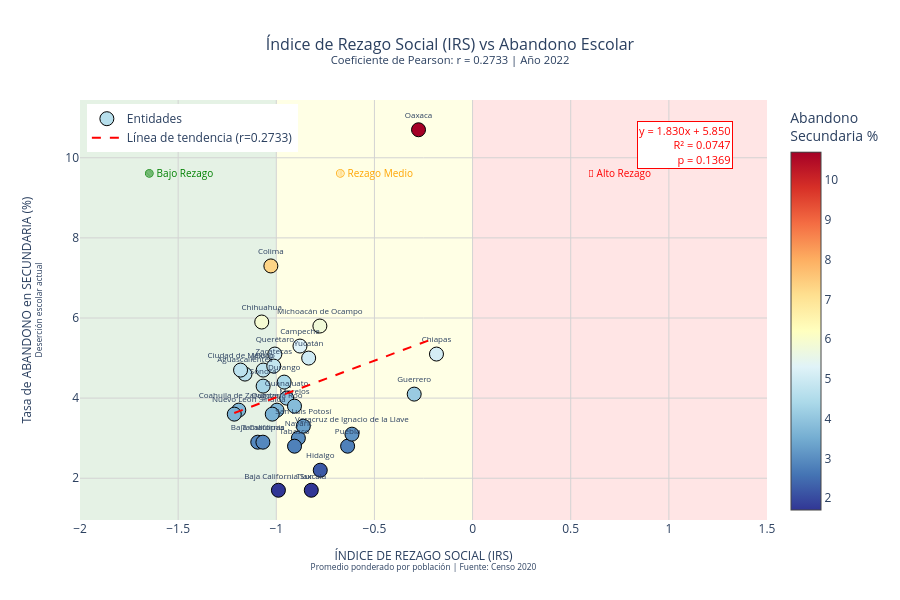

Notebook code for this chart:
### Markdown cell above
## 📊 Visualización Principal: IRS vs Abandono Escolar

### Code cell
# Calcular línea de regresión
slope, intercept, r_value, p_value_reg, std_err = linregress(datos[var_x], datos[var_y])

# Crear valores para la línea de tendencia
x_line = np.linspace(datos[var_x].min(), datos[var_x].max(), 100)
y_line = slope * x_line + intercept

# Crear figura
fig = go.Figure()

# Agregar puntos de dispersión
fig.add_trace(go.Scatter(
    x=datos[var_x],
    y=datos[var_y],
    mode='markers+text',
    text=datos['estado'],
    textposition='top center',
    textfont=dict(size=8),
    marker=dict(
        size=14,
        color=datos[var_y],
        colorscale='RdYlBu_r',
        showscale=True,
        colorbar=dict(title='Abandono<br>Secundaria %'),
        line=dict(width=1, color='black')
    ),
    hovertemplate='<b>%{text}</b><br>' +
                  'IRS: %{x:.4f}<br>' +
                  'Abandono: %{y:.1f}%<extra></extra>',
    name='Entidades'
))

# Agregar línea de tendencia
fig.add_trace(go.Scatter(
    x=x_line,
    y=y_line,
    mode='lines',
    line=dict(color='red', width=2, dash='dash'),
    name=f'Línea de tendencia (r={corr:.4f})'
))

# Configurar layout
fig.update_layout(
    title={
        'text': f'Índice de Rezago Social (IRS) vs Abandono Escolar<br><sup>Coeficiente de Pearson: r = {corr:.4f} | Año {ANIO}</sup>',
        'x': 0.5,
        'xanchor': 'center',
        'font': dict(size=16)
    },
    xaxis=dict(
        title=dict(
            text='ÍNDICE DE REZAGO SOCIAL (IRS)<br><sup>Promedio ponderado por población | Fuente: Censo 2020</sup>',
            font=dict(size=12)
        ),
        gridcolor='lightgray',
        zeroline=False
    ),
    yaxis=dict(
        title=dict(
            text='Tasa de ABANDONO en SECUNDARIA (%)<br><sup>Deserción escolar actual</sup>',
            font=dict(size=12)
        ),
        gridcolor='lightgray',
        zeroline=False
    ),
    template='plotly_white',
    showlegend=True,
    legend=dict(
        yanchor="top",
        y=0.99,
        xanchor="left",
        x=0.01
    ),
    height=600,
    width=900
)

# Agregar anotación con ecuación
fig.add_annotation(
    x=0.95,
    y=0.95,
    xref='paper',
    yref='paper',
    text=f'y = {slope:.3f}x + {intercept:.3f}<br>R² = {r_value**2:.4f}<br>p = {p_value:.4f}',
    showarrow=False,
    font=dict(size=11, color='red'),
    bgcolor='white',
    bordercolor='red',
    borderwidth=1,
    align='right'
)

# Agregar zonas de interpretación del IRS
fig.add_vrect(
    x0=-2, x1=-1,
    fillcolor="green", opacity=0.1,
    layer="below", line_width=0,
)
fig.add_vrect(
    x0=-1, x1=0,
    fillcolor="yellow", opacity=0.1,
    layer="below", line_width=0,
)
fig.add_vrect(
    x0=0, x1=1.5,
    fillcolor="red", opacity=0.1,
    layer="below", line_width=0,
)

# Anotaciones de zonas
fig.add_annotation(x=-1.5, y=datos[var_y].max()*0.9, text="🟢 Bajo Rezago", showarrow=False, font=dict(size=10, color='green'))
fig.add_annotation(x=-0.5, y=datos[var_y].max()*0.9, text="🟡 Rezago Medio", showarrow=False, font=dict(size=10, color='orange'))
fig.add_annotation(x=0.75, y=datos[var_y].max()*0.9, text="🔴 Alto Rezago", showarrow=False, font=dict(size=10, color='red'))

fig.show()

### Figure 1 — Plotly figure (JSON) as saved in the notebook; plotly's stock layout.template omitted (floating-point values rounded to 4 significant figures)
{"data": [{"hovertemplate": "<b>%{text}</b><br>IRS: %{x:.4f}<br>Abandono: %{y:.1f}%<extra></extra>", "marker": {"color": [4.6, 2.9, 1.7, 5.3, 5.1, 5.9, 4.7, 3.7, 7.3, 4.4, 4.0, 4.1, 2.2, 4.7, 5.8, 3.8, 3.0, 3.6, 10.7, 2.8, 5.1, 3.7, 3.3, 3.6, 4.3, 2.8, 2.9, 1.7, 3.1, 5.0, 4.8], "colorbar": {"title": {"text": "Abandono<br>Secundaria %"}}, "colorscale": [[0, "rgb(49,54,149)"], [0.1, "rgb(69,117,180)"], [0.2, "rgb(116,173,209)"], [0.3, "rgb(171,217,233)"], [0.4, "rgb(224,243,248)"], [0.5, "rgb(255,255,191)"], [0.6, "rgb(254,224,144)"], [0.7, "rgb(253,174,97)"], [0.8, "rgb(244,109,67)"], [0.9, "rgb(215,48,39)"], [1, "rgb(165,0,38)"]], "line": {"color": "black", "width": 1}, "showscale": true, "size": 14}, "mode": "markers+text", "name": "Entidades", "text": ["Aguascalientes", "Baja California", "Baja California Sur", "Campeche", "Chiapas", "Chihuahua", "Ciudad de México", "Coahuila de Zaragoza", "Colima", "Durango", "Guanajuato", "Guerrero", "Hidalgo", "Jalisco", "Michoacán de Ocampo", "Morelos", "Nayarit", "Nuevo León", "Oaxaca", "Puebla", "Querétaro", "Quintana Roo", "San Luis Potosí", "Sinaloa", "Sonora", "Tabasco", "Tamaulipas", "Tlaxcala", "Veracruz de Ignacio de la Llave", "Yucatán", "Zacatecas"], "textfont": {"size": 8}, "textposition": "top center", "type": "scatter", "x": [-1.16, -1.094, -0.9891, -0.8794, -0.1839, -1.074, -1.182, -1.191, -1.028, -0.9599, -0.9472, -0.2974, -0.776, -1.067, -0.7779, -0.9074, -0.8875, -1.214, -0.2754, -0.6366, -1.007, -0.9963, -0.8623, -1.021, -1.067, -0.907, -1.068, -0.8216, -0.6146, -0.8351, -1.013], "y": [4.6, 2.9, 1.7, 5.3, 5.1, 5.9, 4.7, 3.7, 7.3, 4.4, 4.0, 4.1, 2.2, 4.7, 5.8, 3.8, 3.0, 3.6, 10.7, 2.8, 5.1, 3.7, 3.3, 3.6, 4.3, 2.8, 2.9, 1.7, 3.1, 5.0, 4.8]}, {"line": {"color": "red", "dash": "dash", "width": 2}, "mode": "lines", "name": "Línea de tendencia (r=0.2733)", "type": "scatter", "x": [-1.214, -1.204, -1.193, -1.183, -1.172, -1.162, -1.152, -1.141, -1.131, -1.12, -1.11, -1.1, -1.089, -1.079, -1.068, -1.058, -1.048, -1.037, -1.027, -1.016, -1.006, -0.9955, -0.9851, -0.9747, -0.9643, -0.9539, -0.9435, -0.9331, -0.9227, -0.9123, -0.9019, -0.8915, -0.881, -0.8706, -0.8602, -0.8498, -0.8394, -0.829, -0.8186, -0.8082, -0.7978, -0.7874, -0.777, -0.7666, -0.7562, -0.7458, -0.7354, -0.725, -0.7146, -0.7042, -0.6938, -0.6834, -0.673, -0.6625, -0.6521, -0.6417, -0.6313, -0.6209, -0.6105, -0.6001, -0.5897, -0.5793, -0.5689, -0.5585, -0.5481, -0.5377, -0.5273, -0.5169, -0.5065, -0.4961, -0.4857, -0.4753, -0.4649, -0.4544, -0.444, -0.4336, -0.4232, -0.4128, -0.4024, -0.392, -0.3816, -0.3712, -0.3608, -0.3504, -0.34, -0.3296, -0.3192, -0.3088, -0.2984, -0.288, -0.2776, -0.2672, -0.2568, -0.2464, -0.2359, -0.2255, -0.2151, -0.2047, -0.1943, -0.1839], "y": [3.629, 3.648, 3.667, 3.686, 3.705, 3.724, 3.743, 3.762, 3.781, 3.8, 3.819, 3.838, 3.857, 3.876, 3.895, 3.914, 3.934, 3.953, 3.972, 3.991, 4.01, 4.029, 4.048, 4.067, 4.086, 4.105, 4.124, 4.143, 4.162, 4.181, 4.2, 4.219, 4.238, 4.257, 4.276, 4.295, 4.314, 4.333, 4.352, 4.371, 4.39, 4.409, 4.429, 4.448, 4.467, 4.486, 4.505, 4.524, 4.543, 4.562, 4.581, 4.6, 4.619, 4.638, 4.657, 4.676, 4.695, 4.714, 4.733, 4.752, 4.771, 4.79, 4.809, 4.828, 4.847, 4.866, 4.885, 4.904, 4.923, 4.943, 4.962, 4.981, 5.0, 5.019, 5.038, 5.057, 5.076, 5.095, 5.114, 5.133, 5.152, 5.171, 5.19, 5.209, 5.228, 5.247, 5.266, 5.285, 5.304, 5.323, 5.342, 5.361, 5.38, 5.399, 5.418, 5.438, 5.457, 5.476, 5.495, 5.514]}], "layout": {"annotations": [{"align": "right", "bgcolor": "white", "bordercolor": "red", "borderwidth": 1, "font": {"color": "red", "size": 11}, "showarrow": false, "text": "y = 1.830x + 5.850<br>R² = 0.0747<br>p = 0.1369", "x": 0.95, "xref": "paper", "y": 0.95, "yref": "paper"}, {"font": {"color": "green", "size": 10}, "showarrow": false, "text": "🟢 Bajo Rezago", "x": -1.5, "y": 9.63}, {"font": {"color": "orange", "size": 10}, "showarrow": false, "text": "🟡 Rezago Medio", "x": -0.5, "y": 9.63}, {"font": {"color": "red", "size": 10}, "showarrow": false, "text": "🔴 Alto Rezago", "x": 0.75, "y": 9.63}], "height": 600, "legend": {"x": 0.01, "xanchor": "left", "y": 0.99, "yanchor": "top"}, "shapes": [{"fillcolor": "green", "layer": "below", "line": {"width": 0}, "opacity": 0.1, "type": "rect", "x0": -2, "x1": -1, "xref": "x", "y0": 0, "y1": 1, "yref": "y domain"}, {"fillcolor": "yellow", "layer": "below", "line": {"width": 0}, "opacity": 0.1, "type": "rect", "x0": -1, "x1": 0, "xref": "x", "y0": 0, "y1": 1, "yref": "y domain"}, {"fillcolor": "red", "layer": "below", "line": {"width": 0}, "opacity": 0.1, "type": "rect", "x0": 0, "x1": 1.5, "xref": "x", "y0": 0, "y1": 1, "yref": "y domain"}], "showlegend": true, "title": {"font": {"size": 16}, "text": "Índice de Rezago Social (IRS) vs Abandono Escolar<br><sup>Coeficiente de Pearson: r = 0.2733 | Año 2022</sup>", "x": 0.5, "xanchor": "center"}, "width": 900, "xaxis": {"gridcolor": "lightgray", "title": {"font": {"size": 12}, "text": "ÍNDICE DE REZAGO SOCIAL (IRS)<br><sup>Promedio ponderado por población | Fuente: Censo 2020</sup>"}, "zeroline": false}, "yaxis": {"gridcolor": "lightgray", "title": {"font": {"size": 12}, "text": "Tasa de ABANDONO en SECUNDARIA (%)<br><sup>Deserción escolar actual</sup>"}, "zeroline": false}}}
